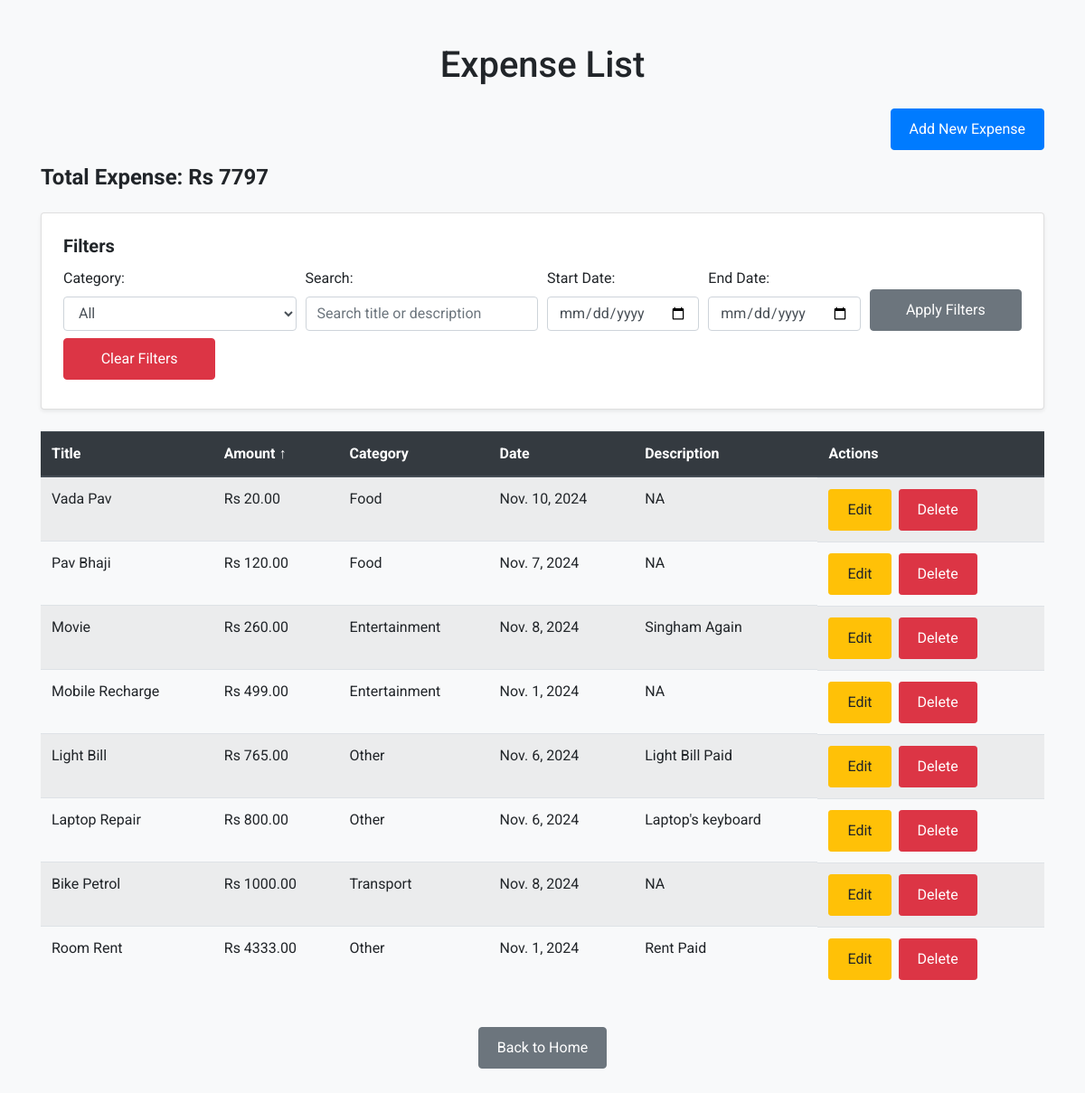
Screenshot of /expense_list/?sort_by=amount&sort_order=asc with the database file from the repository.
### expense/models.py (models this page shows, shortened)
class Expense(models.Model):
    CATEGORY_CHOICES = [
        ('Food', 'Food'),
        ('Transport', 'Transport'),
        ('Entertainment', 'Entertainment'),
        ('Other', 'Other'),
    ]
    title = models.CharField(max_length=100)
    amount = models.DecimalField(max_digits=10, decimal_places=2)
    category = models.CharField(max_length=50, choices=CATEGORY_CHOICES)
    date = models.DateField()
    description = models.TextField(null=True, blank=True)

### expense/views.py (the view)
# urls.py: path('expense_list/', views.expense_list, name='expense_list'),
def expense_list(request):
    expenses = Expense.objects.all()
    sort_by = request.GET.get('sort_by', 'date')  # Default sort by date
    sort_order = request.GET.get('sort_order', 'asc')  # Default sort order is ascending
    if sort_order == 'asc':
        expenses = expenses.order_by(sort_by)  # Ascending order
    elif sort_order == 'desc':
        expenses = expenses.order_by(f'-{sort_by}')  # Descending order
    category_filter = request.GET.get('category', '')
    if category_filter:
        expenses = expenses.filter(category=category_filter)
    search_term = request.GET.get('search', '')
    if search_term:
        expenses = expenses.filter(title__icontains=search_term)
    start_date = request.GET.get('start_date', '')
    end_date = request.GET.get('end_date', '')
    if start_date and end_date:
        expenses = expenses.filter(date__range=[start_date, end_date])
    total_expense = expenses.aggregate(Sum('amount'))['amount__sum'] or 0
    paginator = Paginator(expenses, 15)
    page = request.GET.get('page')
    expenses = paginator.get_page(page)
    if 'clear_filters' in request.GET:
        return redirect('expense_list')
    return render(request, 'expense/expense_list.html', {
        'expenses': expenses,
        'total_expense': total_expense,
        'paginator': paginator,
        'category_filter': category_filter,
        'search_term': search_term,
        'start_date': start_date,
        'end_date': end_date,
        'sort_by': sort_by,
        'sort_order': sort_order
    })

### expense/templates/expense/expense_list.html (shortened to what this page needs)
<!DOCTYPE html>
<html lang="en">
<head>
    {% load static %}
    <link href="https://cdn.jsdelivr.net/npm/bootstrap@4.5.0/dist/css/bootstrap.min.css" rel="stylesheet">
    <link href="{% static 'css/style.css' %}" rel="stylesheet">
</head>
<body>
    <div class="container my-5">
        <h1 class="text-center mb-4">Expense List</h1>
        <div class="text-right mb-3">
            <a href="{% url 'create_expense' %}" class="btn btn-primary">Add New Expense</a>
        </div>
        <div class="mb-4">
            <h4 class="font-weight-bold">Total Expense: Rs {{ total_expense }}</h4>
        </div>
        <div class="card p-4 mb-4 shadow-sm">
            <h5 class="card-title font-weight-bold">Filters</h5>
            <form class="form-row" method="GET">
                <div class="form-group col-md-3 mb-2">
                    <label for="category">Category:</label>
                    <select name="category" class="form-control">
                        <option value="">All</option>
                    </select>
                </div>
                <div class="form-group col-md-3 mb-2">
                    <label for="search">Search:</label>
                    <input type="text" name="search" value="{{ search_term }}" class="form-control" placeholder="Search title or description">
                </div>
                <div class="form-group col-md-2 mb-2">
                    <label for="start_date">Start Date:</label>
                    <input type="date" name="start_date" value="{{ start_date }}" class="form-control">
                </div>
                <div class="form-group col-md-2 mb-2">
                    <label for="end_date">End Date:</label>
                    <input type="date" name="end_date" value="{{ end_date }}" class="form-control">
                </div>
                <div class="form-group col-md-2 mb-2 d-flex align-items-end">
                    <button type="submit" class="btn btn-secondary w-100">Apply Filters</button>
                </div>
                <div class="form-group col-md-2 mb-2 d-flex align-items-end">
                    <a href="{% url 'expense_list' %}?clear_filters=true" class="btn btn-danger w-100">Clear Filters</a>
                </div>
            </form>
        </div>
        <div class="table-responsive mb-4">
            <table class="table table-striped table-hover">
                <thead class="thead-dark">
                    <tr>
                        <th style="color: white;">
                            <a href="?sort_by=title&sort_order={% if sort_by == 'title' and sort_order == 'asc' %}desc{% else %}asc{% endif %}" style="color: white;">
                                Title
                            </a>
                        </th>
                        <th style="color: white;">
                            <a href="?sort_by=amount&sort_order={% if sort_by == 'amount' and sort_order == 'asc' %}desc{% else %}asc{% endif %}" style="color: white;">
                                Amount
                                {% if sort_by == 'amount' %}
                                    {% if sort_order == 'asc' %}↑{% else %}↓{% endif %}
                                {% endif %}
                            </a>
                        </th>
                        <th style="color: white;">
                            <a href="?sort_by=category&sort_order={% if sort_by == 'category' and sort_order == 'asc' %}desc{% else %}asc{% endif %}" style="color: white;">
                                Category
                            </a>
                        </th>
                        <th style="color: white;">
                            <a href="?sort_by=date&sort_order={% if sort_by == 'date' and sort_order == 'asc' %}desc{% else %}asc{% endif %}" style="color: white;">
                                Date
                            </a>
                        </th>
                        <th style="color: white;">
                            <a href="?sort_by=description&sort_order={% if sort_by == 'description' and sort_order == 'asc' %}desc{% else %}asc{% endif %}" style="color: white;">
                                Description
                            </a>
                        </th>
                        <th style="color: white;">Actions</th>
                    </tr>
                </thead>
                <tbody>
                    {% for expense in expenses %}
                        <tr>
                            <td>{{ expense.title }}</td>
                            <td>Rs {{ expense.amount }}</td>
                            <td>{{ expense.get_category_display }}</td>
                            <td>{{ expense.date }}</td>
                            <td>{{ expense.description }}</td>
                            <td class="d-flex">
                                <a href="{% url 'update_expense' expense.pk %}" class="btn btn-warning btn-sm mr-2">Edit</a>
                                <a href="{% url 'delete_expense' expense.pk %}" class="btn btn-danger btn-sm">Delete</a>
                            </td>
                        </tr>
                    {% empty %}
                        <tr>
                            <td colspan="6" class="text-center">No expenses found</td>
                        </tr>
                    {% endfor %}
                </tbody>
            </table>
        </div>
        <div class="text-center mt-4">
            <a href="{% url 'home' %}" class="btn btn-secondary">Back to Home</a>
        </div>
    </div>
</body>
</html>

### expense/static/css/style.css (style rules this page uses)
body { font-family: 'Roboto', sans-serif; background-color: #f8f9fa; }
.container { margin-top: 50px; }
.card { margin-bottom: 30px; }
.btn-primary, .btn-secondary, .btn-warning, .btn-danger { padding: 10px 20px; font-size: 16px; }
.table th { background-color: #007bff; color: white; }

### rows the page displays
Expense: title "Vada Pav", amount "20.00", category "Food", date "Nov. 10, 2024", description "NA"
Expense: title "Pav Bhaji", amount "120.00", category "Food", date "Nov. 7, 2024", description "NA"
Expense: title "Movie", amount "260.00", category "Entertainment", date "Nov. 8, 2024", description "Singham Again"
Expense: title "Mobile Recharge", amount "499.00", category "Entertainment", date "Nov. 1, 2024", description "NA"
Expense: title "Light Bill", amount "765.00", category "Other", date "Nov. 6, 2024", description "Light Bill Paid"
Expense: title "Laptop Repair", amount "800.00", category "Other", date "Nov. 6, 2024", description "Laptop's keyboard"
Expense: title "Bike Petrol", amount "1000.00", category "Transport", date "Nov. 8, 2024", description "NA"
Expense: title "Room Rent", amount "4333.00", category "Other", date "Nov. 1, 2024", description "Rent Paid"

### other values shown
{{ total_expense }} "7797"
